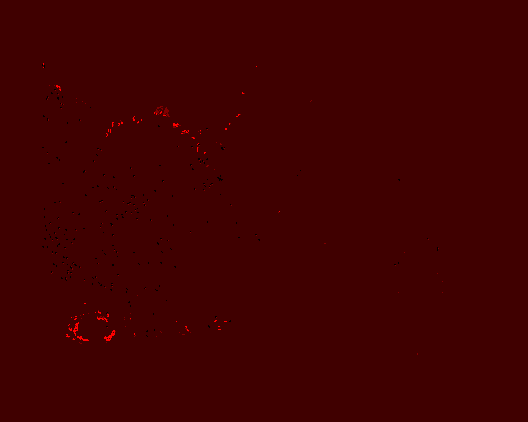
#> input picture data/modified_heatmaps/TCGA-A2-A0CT-01Z-00-DX1.john.vanarnam.png, 528 x 422 px
$ python transpose.py ../../data/modified_heatmaps/TCGA-A2-A0CT-01Z-00-DX1.john.vanarnam.png out.png   (older library calls are emulated)
#> lines starting #> are read from the running program, lines starting #| are printed output that depends on the picture
from scipy import misc
import sys
import numpy as np

im = misc.imread(sys.argv[1])
#> im is the input picture: shape (422, 528, 3); mean R, G, B 64.2, 0, 0
im = np.swapaxes(im, 0, 1)[:, ::-1, ...]
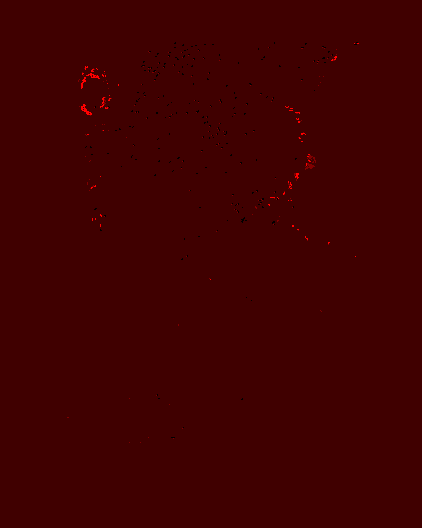
#> im: shape (528, 422, 3); mean R, G, B 64.2, 0, 0
misc.imsave(sys.argv[2], im)
